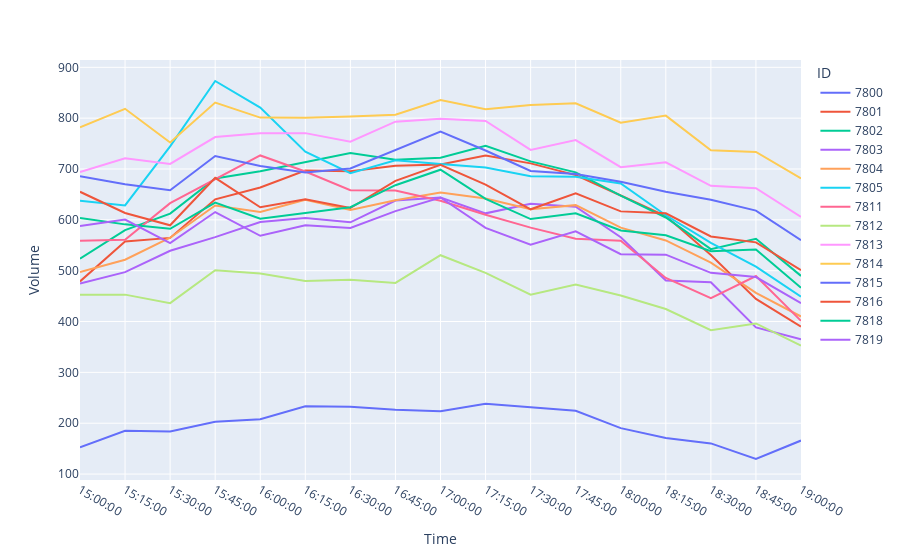

The cell this chart's notebook holds for it:
### Code cell
# Sort data by Time
pm_data.sort_values(by='Time', inplace=True)

# Group by ID and Time, sum the volumes
grouped_data = pm_data.groupby(['ID', 'Time'])['Volume'].sum().reset_index()

# Plotting
fig = px.line(grouped_data, x='Time', y='Volume', color='ID', labels={'Volume': 'Volume', 'Time': 'Time'})

# Show the plot
fig.show()

### Figure 1 — Plotly figure (JSON) as saved in the notebook; plotly's stock layout.template omitted (floating-point values rounded to 4 significant figures)
{"data": [{"hovertemplate": "ID=7800<br>Time=%{x}<br>Volume=%{y}<extra></extra>", "legendgroup": "7800", "line": {"color": "#636efa", "dash": "solid"}, "marker": {"symbol": "circle"}, "mode": "lines", "name": "7800", "orientation": "v", "showlegend": true, "type": "scatter", "x": ["15:00:00", "15:15:00", "15:30:00", "15:45:00", "16:00:00", "16:15:00", "16:30:00", "16:45:00", "17:00:00", "17:15:00", "17:30:00", "17:45:00", "18:00:00", "18:15:00", "18:30:00", "18:45:00", "19:00:00"], "xaxis": "x", "y": [152.8, 185.2, 183.5, 202.8, 208, 233.5, 232.3, 226.3, 223.7, 238.5, 231.4, 224.4, 190.3, 170.8, 160.3, 129.6, 165.9], "yaxis": "y"}, {"hovertemplate": "ID=7801<br>Time=%{x}<br>Volume=%{y}<extra></extra>", "legendgroup": "7801", "line": {"color": "#EF553B", "dash": "solid"}, "marker": {"symbol": "circle"}, "mode": "lines", "name": "7801", "orientation": "v", "showlegend": true, "type": "scatter", "x": ["15:00:00", "15:15:00", "15:30:00", "15:45:00", "16:00:00", "16:15:00", "16:30:00", "16:45:00", "17:00:00", "17:15:00", "17:30:00", "17:45:00", "18:00:00", "18:15:00", "18:30:00", "18:45:00", "19:00:00"], "xaxis": "x", "y": [478.9, 557.4, 564.5, 640.3, 663.5, 696.8, 695.6, 706.6, 708.7, 726.8, 711.1, 688.0, 647.9, 607.4, 530.8, 444.4, 390], "yaxis": "y"}, {"hovertemplate": "ID=7802<br>Time=%{x}<br>Volume=%{y}<extra></extra>", "legendgroup": "7802", "line": {"color": "#00cc96", "dash": "solid"}, "marker": {"symbol": "circle"}, "mode": "lines", "name": "7802", "orientation": "v", "showlegend": true, "type": "scatter", "x": ["15:00:00", "15:15:00", "15:30:00", "15:45:00", "16:00:00", "16:15:00", "16:30:00", "16:45:00", "17:00:00", "17:15:00", "17:30:00", "17:45:00", "18:00:00", "18:15:00", "18:30:00", "18:45:00", "19:00:00"], "xaxis": "x", "y": [523.6, 580.0, 612.3, 681.4, 695.6, 713.1, 731.6, 718.1, 722.3, 745.8, 714.9, 693.4, 647.8, 604.7, 542.3, 562.8, 489.8], "yaxis": "y"}, {"hovertemplate": "ID=7803<br>Time=%{x}<br>Volume=%{y}<extra></extra>", "legendgroup": "7803", "line": {"color": "#ab63fa", "dash": "solid"}, "marker": {"symbol": "circle"}, "mode": "lines", "name": "7803", "orientation": "v", "showlegend": true, "type": "scatter", "x": ["15:00:00", "15:15:00", "15:30:00", "15:45:00", "16:00:00", "16:15:00", "16:30:00", "16:45:00", "17:00:00", "17:15:00", "17:30:00", "17:45:00", "18:00:00", "18:15:00", "18:30:00", "18:45:00", "19:00:00"], "xaxis": "x", "y": [474.8, 497.1, 539.2, 566.0, 595.6, 603.6, 595.2, 638.1, 644.0, 612.8, 631.5, 625.8, 565.8, 480.8, 477.3, 388.5, 364.9], "yaxis": "y"}, {"hovertemplate": "ID=7804<br>Time=%{x}<br>Volume=%{y}<extra></extra>", "legendgroup": "7804", "line": {"color": "#FFA15A", "dash": "solid"}, "marker": {"symbol": "circle"}, "mode": "lines", "name": "7804", "orientation": "v", "showlegend": true, "type": "scatter", "x": ["15:00:00", "15:15:00", "15:30:00", "15:45:00", "16:00:00", "16:15:00", "16:30:00", "16:45:00", "17:00:00", "17:15:00", "17:30:00", "17:45:00", "18:00:00", "18:15:00", "18:30:00", "18:45:00", "19:00:00"], "xaxis": "x", "y": [497.6, 521.6, 564.9, 628.1, 615.7, 639.3, 619.3, 638.4, 653.7, 641.9, 620.7, 629.0, 584.7, 559.4, 515.8, 456.3, 409.9], "yaxis": "y"}, {"hovertemplate": "ID=7805<br>Time=%{x}<br>Volume=%{y}<extra></extra>", "legendgroup": "7805", "line": {"color": "#19d3f3", "dash": "solid"}, "marker": {"symbol": "circle"}, "mode": "lines", "name": "7805", "orientation": "v", "showlegend": true, "type": "scatter", "x": ["15:00:00", "15:15:00", "15:30:00", "15:45:00", "16:00:00", "16:15:00", "16:30:00", "16:45:00", "17:00:00", "17:15:00", "17:30:00", "17:45:00", "18:00:00", "18:15:00", "18:30:00", "18:45:00", "19:00:00"], "xaxis": "x", "y": [637.4, 628.5, 744.4, 873.1, 820.8, 734.2, 691.8, 717.3, 709.7, 703.1, 685.6, 684.8, 671.5, 609, 554.6, 508.0, 449.0], "yaxis": "y"}, {"hovertemplate": "ID=7811<br>Time=%{x}<br>Volume=%{y}<extra></extra>", "legendgroup": "7811", "line": {"color": "#FF6692", "dash": "solid"}, "marker": {"symbol": "circle"}, "mode": "lines", "name": "7811", "orientation": "v", "showlegend": true, "type": "scatter", "x": ["15:00:00", "15:15:00", "15:30:00", "15:45:00", "16:00:00", "16:15:00", "16:30:00", "16:45:00", "17:00:00", "17:15:00", "17:30:00", "17:45:00", "18:00:00", "18:15:00", "18:30:00", "18:45:00", "19:00:00"], "xaxis": "x", "y": [558.9, 560.9, 632.8, 679.8, 726.7, 695.2, 658.3, 657.9, 637.4, 610.0, 584.7, 562.8, 559.0, 485.6, 445.8, 489.6, 401.3], "yaxis": "y"}, {"hovertemplate": "ID=7812<br>Time=%{x}<br>Volume=%{y}<extra></extra>", "legendgroup": "7812", "line": {"color": "#B6E880", "dash": "solid"}, "marker": {"symbol": "circle"}, "mode": "lines", "name": "7812", "orientation": "v", "showlegend": true, "type": "scatter", "x": ["15:00:00", "15:15:00", "15:30:00", "15:45:00", "16:00:00", "16:15:00", "16:30:00", "16:45:00", "17:00:00", "17:15:00", "17:30:00", "17:45:00", "18:00:00", "18:15:00", "18:30:00", "18:45:00", "19:00:00"], "xaxis": "x", "y": [452.8, 452.9, 436.1, 500.9, 494.6, 479.6, 482, 476, 530.4, 495.7, 452.9, 472.8, 451.1, 424.7, 382.9, 396.2, 352.6], "yaxis": "y"}, {"hovertemplate": "ID=7813<br>Time=%{x}<br>Volume=%{y}<extra></extra>", "legendgroup": "7813", "line": {"color": "#FF97FF", "dash": "solid"}, "marker": {"symbol": "circle"}, "mode": "lines", "name": "7813", "orientation": "v", "showlegend": true, "type": "scatter", "x": ["15:00:00", "15:15:00", "15:30:00", "15:45:00", "16:00:00", "16:15:00", "16:30:00", "16:45:00", "17:00:00", "17:15:00", "17:30:00", "17:45:00", "18:00:00", "18:15:00", "18:30:00", "18:45:00", "19:00:00"], "xaxis": "x", "y": [694.2, 721.2, 709.9, 762.9, 770.6, 770.6, 753.7, 793.1, 798.9, 794.6, 737.7, 756.8, 703.7, 713.1, 667, 662.2, 605.7], "yaxis": "y"}, {"hovertemplate": "ID=7814<br>Time=%{x}<br>Volume=%{y}<extra></extra>", "legendgroup": "7814", "line": {"color": "#FECB52", "dash": "solid"}, "marker": {"symbol": "circle"}, "mode": "lines", "name": "7814", "orientation": "v", "showlegend": true, "type": "scatter", "x": ["15:00:00", "15:15:00", "15:30:00", "15:45:00", "16:00:00", "16:15:00", "16:30:00", "16:45:00", "17:00:00", "17:15:00", "17:30:00", "17:45:00", "18:00:00", "18:15:00", "18:30:00", "18:45:00", "19:00:00"], "xaxis": "x", "y": [782.1, 818.4, 752, 830.8, 801.1, 800.7, 803.1, 806.9, 835.7, 817.6, 825.8, 829.1, 791.2, 805, 736.8, 733.4, 681.3], "yaxis": "y"}, {"hovertemplate": "ID=7815<br>Time=%{x}<br>Volume=%{y}<extra></extra>", "legendgroup": "7815", "line": {"color": "#636efa", "dash": "solid"}, "marker": {"symbol": "circle"}, "mode": "lines", "name": "7815", "orientation": "v", "showlegend": true, "type": "scatter", "x": ["15:00:00", "15:15:00", "15:30:00", "15:45:00", "16:00:00", "16:15:00", "16:30:00", "16:45:00", "17:00:00", "17:15:00", "17:30:00", "17:45:00", "18:00:00", "18:15:00", "18:30:00", "18:45:00", "19:00:00"], "xaxis": "x", "y": [685.7, 670.2, 658.1, 725.4, 705.9, 693, 701.1, 737.7, 773.7, 736.4, 696.1, 690.1, 674.8, 655.1, 639.3, 618.2, 560.1], "yaxis": "y"}, {"hovertemplate": "ID=7816<br>Time=%{x}<br>Volume=%{y}<extra></extra>", "legendgroup": "7816", "line": {"color": "#EF553B", "dash": "solid"}, "marker": {"symbol": "circle"}, "mode": "lines", "name": "7816", "orientation": "v", "showlegend": true, "type": "scatter", "x": ["15:00:00", "15:15:00", "15:30:00", "15:45:00", "16:00:00", "16:15:00", "16:30:00", "16:45:00", "17:00:00", "17:15:00", "17:30:00", "17:45:00", "18:00:00", "18:15:00", "18:30:00", "18:45:00", "19:00:00"], "xaxis": "x", "y": [655.2, 613.4, 589.3, 682.7, 624.7, 640.4, 623.2, 676.7, 708.2, 669.3, 620.8, 652.2, 616.7, 612.8, 567.2, 555.7, 500.9], "yaxis": "y"}, {"hovertemplate": "ID=7818<br>Time=%{x}<br>Volume=%{y}<extra></extra>", "legendgroup": "7818", "line": {"color": "#00cc96", "dash": "solid"}, "marker": {"symbol": "circle"}, "mode": "lines", "name": "7818", "orientation": "v", "showlegend": true, "type": "scatter", "x": ["15:00:00", "15:15:00", "15:30:00", "15:45:00", "16:00:00", "16:15:00", "16:30:00", "16:45:00", "17:00:00", "17:15:00", "17:30:00", "17:45:00", "18:00:00", "18:15:00", "18:30:00", "18:45:00", "19:00:00"], "xaxis": "x", "y": [603.7, 591.1, 582.3, 634, 602.1, 613.7, 624.9, 668.1, 698.7, 641.3, 601.6, 612.9, 579.1, 569.6, 538.1, 541.6, 466.2], "yaxis": "y"}, {"hovertemplate": "ID=7819<br>Time=%{x}<br>Volume=%{y}<extra></extra>", "legendgroup": "7819", "line": {"color": "#ab63fa", "dash": "solid"}, "marker": {"symbol": "circle"}, "mode": "lines", "name": "7819", "orientation": "v", "showlegend": true, "type": "scatter", "x": ["15:00:00", "15:15:00", "15:30:00", "15:45:00", "16:00:00", "16:15:00", "16:30:00", "16:45:00", "17:00:00", "17:15:00", "17:30:00", "17:45:00", "18:00:00", "18:15:00", "18:30:00", "18:45:00", "19:00:00"], "xaxis": "x", "y": [588.1, 600.6, 554.2, 615.3, 568.7, 589.3, 584, 617.2, 644, 584.2, 551.2, 577.3, 532.6, 531.6, 495.8, 487.6, 436.1], "yaxis": "y"}], "layout": {"legend": {"title": {"text": "ID"}, "tracegroupgap": 0}, "margin": {"t": 60}, "xaxis": {"anchor": "y", "domain": [0, 1], "title": {"text": "Time"}}, "yaxis": {"anchor": "x", "domain": [0, 1], "title": {"text": "Volume"}}}}
